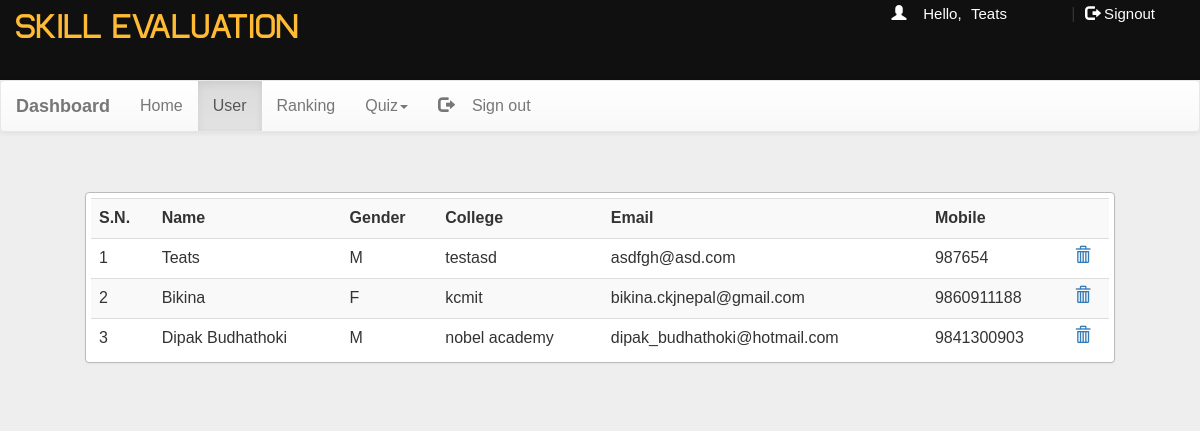
Page /dash.php?q=1 (signed in) on the committed database.
### tables this page shows
CREATE TABLE `user` (
  `name` varchar(50) NOT NULL,
  `gender` varchar(5) NOT NULL,
  `college` varchar(100) NOT NULL,
  `email` varchar(50) NOT NULL,
  `mob` bigint(20) NOT NULL,
  `password` varchar(50) NOT NULL
);

### dash.php (the view, shortened to what this page needs)
<!DOCTYPE html PUBLIC "-//W3C//DTD XHTML 1.0 Transitional//EN" "http://www.w3.org/TR/xhtml1/DTD/xhtml1-transitional.dtd">
<html xmlns="http://www.w3.org/1999/xhtml">
<head>
<link  rel="stylesheet" href="css/bootstrap.min.css"/>
 <link  rel="stylesheet" href="css/bootstrap-theme.min.css"/>
 <link rel="stylesheet" href="css/main.css">
 <link  rel="stylesheet" href="css/font.css">
</head>
<body  style="background:#eee;">
<div class="header">
<div class="row">
<div class="col-lg-6">
<span class="logo">SKILL EVALUATION</span></div>
<?php
 include_once 'dbConnection.php';
  if(!(isset($_SESSION['email']))){
header("location:index.php");
}
else
{
$name = $_SESSION['name'];;
echo '<span class="pull-right top title1" ><span class="log1"><span class="glyphicon glyphicon-user" aria-hidden="true"></span>&nbsp;&nbsp;&nbsp;&nbsp;Hello,</span> <a href="account.php" class="log log1">'.$name.'</a>&nbsp;|&nbsp;<a href="logout.php?q=account.php" class="log"><span class="glyphicon glyphicon-log-out" aria-hidden="true"></span>&nbsp;Signout</button></a></span>';
}?>
</div></div>
<nav class="navbar navbar-default title1">
  <div class="container-fluid">
    <div class="navbar-header">
      <a class="navbar-brand" href="dash.php?q=0"><b>Dashboard</b></a>
    </div>
    <div class="collapse navbar-collapse" id="bs-example-navbar-collapse-1">
      <ul class="nav navbar-nav">
        <li <?php if(@$_GET['q']==0) echo'class="active"'; ?>><a href="dash.php?q=0">Home<span class="sr-only">(current)</span></a></li>
        <li <?php if(@$_GET['q']==1) echo'class="active"'; ?>><a href="dash.php?q=1">User</a></li>
		<li <?php if(@$_GET['q']==2) echo'class="active"'; ?>><a href="dash.php?q=2">Ranking</a></li>
        <li class="dropdown <?php if(@$_GET['q']==4 || @$_GET['q']==5) echo'active"'; ?>">
          <a href="#" class="dropdown-toggle" data-toggle="dropdown" role="button" aria-haspopup="true" aria-expanded="false">Quiz<span class="caret"></span></a>
        </li><li class="pull-right"> <a href="logout.php?q=account.php"><span class="glyphicon glyphicon-log-out" aria-hidden="true"></span>&nbsp;&nbsp;&nbsp;&nbsp;Sign out</a></li>
      </ul>
          </div>
  </div>
</nav>
<div class="container">
<div class="col-md-12">
<?php if(@$_GET['q']==1) {
$result = mysqli_query($con,"SELECT * FROM user") or die('Error');
echo  '<div class="panel"><div class="table-responsive"><table class="table table-striped title1">
<tr><td><b>S.N.</b></td><td><b>Name</b></td><td><b>Gender</b></td><td><b>College</b></td><td><b>Email</b></td><td><b>Mobile</b></td><td></td></tr>';
$c=1;
while($row = mysqli_fetch_array($result)) {
	$name = $row['name'];
	$mob = $row['mob'];
	$gender = $row['gender'];
    $email = $row['email'];
	$college = $row['college'];
	echo '<tr><td>'.$c++.'</td><td>'.$name.'</td><td>'.$gender.'</td><td>'.$college.'</td><td>'.$email.'</td><td>'.$mob.'</td>
	<td><a title="Delete User" href="update.php?demail='.$email.'"><b><span class="glyphicon glyphicon-trash" aria-hidden="true"></span></b></a></td></tr>';
}
echo '</table></div></div>';
}?>
</div>
</div></div>
</body>
</html>

### css/main.css (style rules this page uses)
body { overflow-x:hidden; height: 90% width:100%; font: 15px "Century Gothic", "Times Roman", sans-serif; background:#bbb; min-height:550px; background-attachment:fixed; }
.panel { border-color:#bbb; margin:40px; padding:5px; font: 15px "Century Gothic", "Times Roman", sans-serif; }
.header { background:#101010; height:80px; }
.logo { font-family:'typo'; font-size:35px; color:#ffbb33; margin:15px; }
.title1 { font: 16px "Century Gothic", "Times Roman", sans-serif; }
.top { margin-top:5px; }
.log1 { font: 15px 'Ubuntu', sans-serif; color:white; margin-left:10px; }
.log { margin:10px; margin-right:60px; margin-left:5px; color:white; text-decoration:none; font-size:20px; font-size:15px; }

### rows in the picture
user: name "Teats", gender "M", college "testasd", email "asdfgh@asd.com", mob "987654"
user: name "Bikina", gender "F", college "kcmit", email "bikina.ckjnepal@gmail.com", mob "9860911188"
user: name "Dipak Budhathoki", gender "M", college "nobel academy", email "dipak_budhathoki@hotmail.com", mob "9841300903"

### other values in the picture
$name "Teats"
